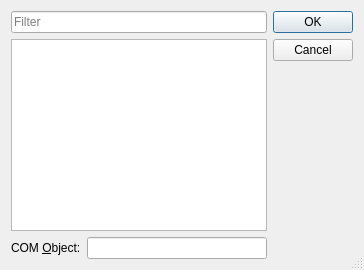
<ui version="4.0" stdsetdef="1" >
  <class>QAxSelect</class>
  <comment>*********************************************************************
**
** Copyright (C) 2015 The Qt Company Ltd.
** Contact: http://www.qt.io/licensing/
**
** This file is part of the ActiveQt framework of the Qt Toolkit.
**
** $QT_BEGIN_LICENSE:BSD$
** You may use this file under the terms of the BSD license as follows:
**
** "Redistribution and use in source and binary forms, with or without
** modification, are permitted provided that the following conditions are
** met:
**   * Redistributions of source code must retain the above copyright
**     notice, this list of conditions and the following disclaimer.
**   * Redistributions in binary form must reproduce the above copyright
**     notice, this list of conditions and the following disclaimer in
**     the documentation and/or other materials provided with the
**     distribution.
**   * Neither the name of The Qt Company Ltd nor the names of its
**     contributors may be used to endorse or promote products derived
**     from this software without specific prior written permission.
**
**
** THIS SOFTWARE IS PROVIDED BY THE COPYRIGHT HOLDERS AND CONTRIBUTORS
** "AS IS" AND ANY EXPRESS OR IMPLIED WARRANTIES, INCLUDING, BUT NOT
** LIMITED TO, THE IMPLIED WARRANTIES OF MERCHANTABILITY AND FITNESS FOR
** A PARTICULAR PURPOSE ARE DISCLAIMED. IN NO EVENT SHALL THE COPYRIGHT
** OWNER OR CONTRIBUTORS BE LIABLE FOR ANY DIRECT, INDIRECT, INCIDENTAL,
** SPECIAL, EXEMPLARY, OR CONSEQUENTIAL DAMAGES (INCLUDING, BUT NOT
** LIMITED TO, PROCUREMENT OF SUBSTITUTE GOODS OR SERVICES; LOSS OF USE,
** DATA, OR PROFITS; OR BUSINESS INTERRUPTION) HOWEVER CAUSED AND ON ANY
** THEORY OF LIABILITY, WHETHER IN CONTRACT, STRICT LIABILITY, OR TORT
** (INCLUDING NEGLIGENCE OR OTHERWISE) ARISING IN ANY WAY OUT OF THE USE
** OF THIS SOFTWARE, EVEN IF ADVISED OF THE POSSIBILITY OF SUCH DAMAGE."
**
** $QT_END_LICENSE$
**
*********************************************************************</comment>
 <class>QAxSelect</class>
 <widget class="QDialog" name="QAxSelect">
  <property name="windowTitle">
   <string>Select ActiveX Control</string>
  </property>
  <property name="sizeGripEnabled">
   <bool>true</bool>
  </property>
  <layout class="QHBoxLayout" name="horizontalLayout">
   <item>
    <layout class="QVBoxLayout" name="verticalLayout">
     <item>
      <widget class="QLineEdit" name="filterLineEdit">
       <property name="placeholderText">
        <string>Filter</string>
       </property>
       <property name="clearButtonEnabled">
        <bool>true</bool>
       </property>
      </widget>
     </item>
     <item>
      <widget class="QListView" name="ActiveXList"/>
     </item>
     <item>
      <layout class="QHBoxLayout" name="unnamed">
       <property name="spacing">
        <number>6</number>
       </property>
       <property name="margin">
        <number>0</number>
       </property>
       <item>
        <widget class="QLabel" name="TextLabel1">
         <property name="text">
          <string>COM &amp;Object:</string>
         </property>
         <property name="buddy">
          <cstring>ActiveX</cstring>
         </property>
        </widget>
       </item>
       <item>
        <widget class="QLineEdit" name="ActiveX"/>
       </item>
      </layout>
     </item>
    </layout>
   </item>
   <item>
    <widget class="QDialogButtonBox" name="buttonBox">
     <property name="orientation">
      <enum>Qt::Vertical</enum>
     </property>
     <property name="standardButtons">
      <set>QDialogButtonBox::Cancel|QDialogButtonBox::Ok</set>
     </property>
    </widget>
   </item>
  </layout>
 </widget>
 <layoutdefault spacing="6" margin="11"/>
 <includes>
  <include location="local">qaxwidget.h</include>
 </includes>
 <resources/>
 <connections/>
</ui>
